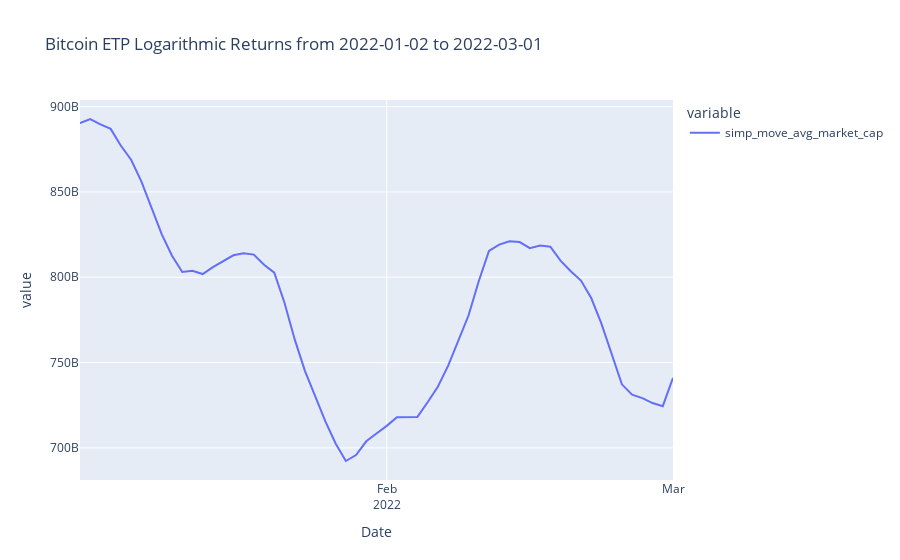

Notebook source saved alongside this figure:
### Code cell
mask = (_results_df.Date >= _min_date) & (_results_df.Date <= _max_date) & (_results_df.ID == 'bitcoin')
bench_mark_df = _results_df.loc[mask]
bench_mark_df.sort_values(by=['Date'],inplace=True)

# bench_mark_df.reset_index(inplace=True)

_title = "Bitcoin ETP Logarithmic Returns from "+str(_min_date)+" to "+str(_max_date)
fig = px.line(bench_mark_df, x="Date", y=['simp_move_avg_market_cap'],
#               color='red',
              hover_data={"Date": "|%B %d, %Y"},
              title=_title,)

fig.update_xaxes(
    dtick="M1",
    tickformat="%b\n%Y")
fig.show()
